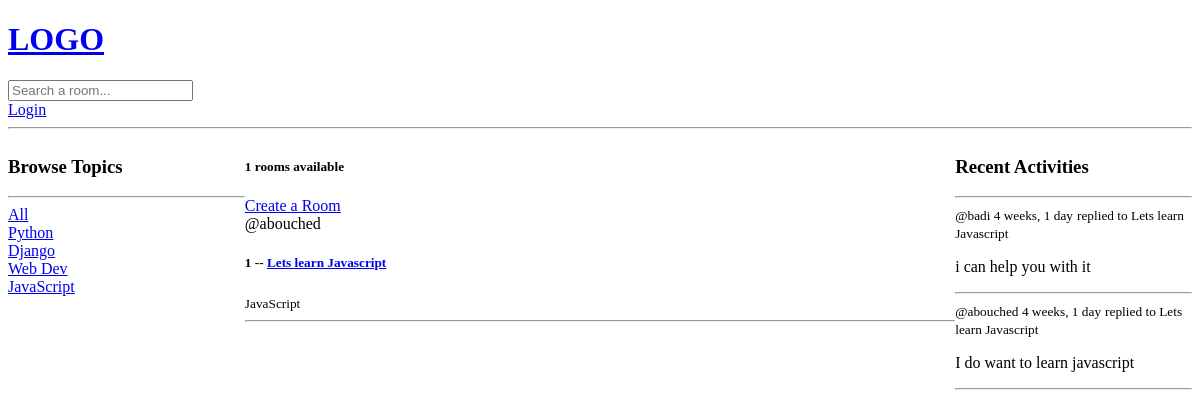
Before: /?q=JavaScript with the older database file.
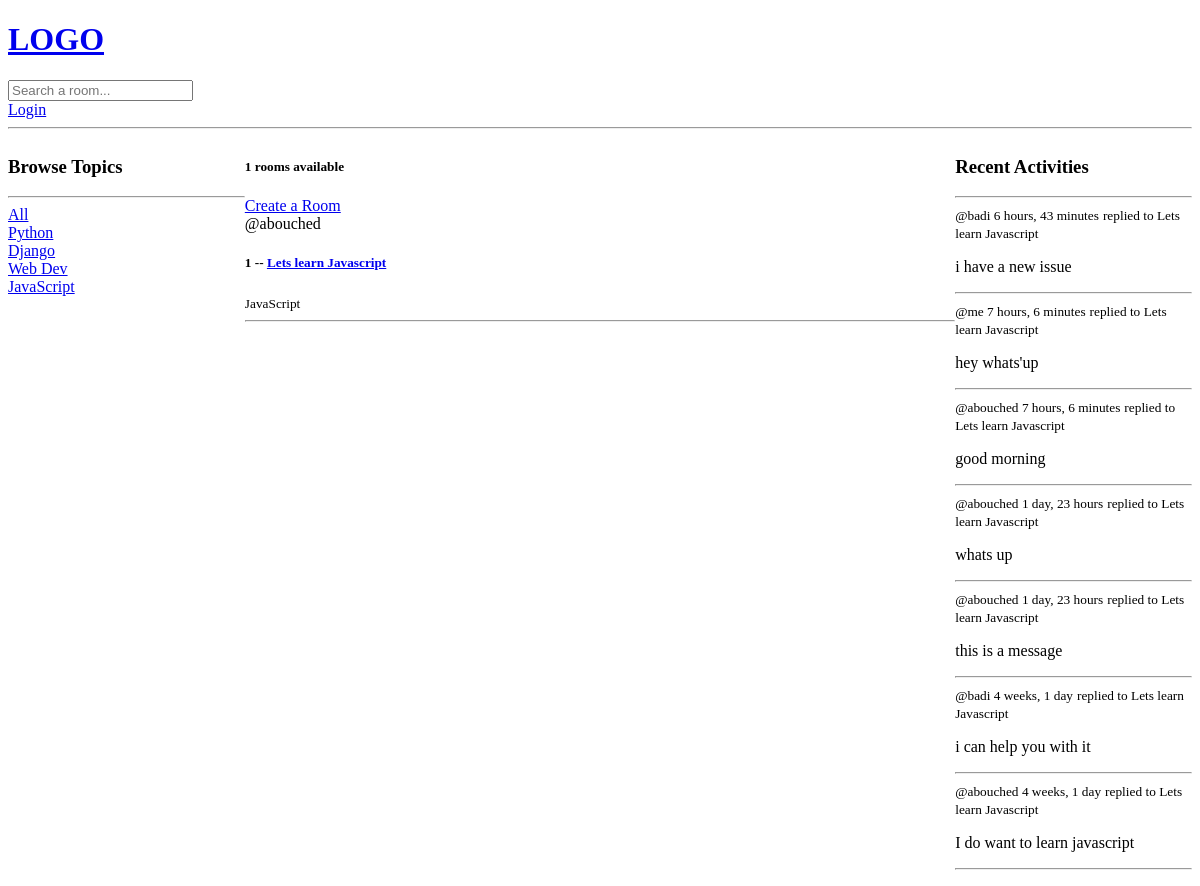
After: the same page with the newer database file.
### base/models.py (models this page shows, shortened)
class Topic(models.Model):
    name = models.CharField(max_length=200)

class Room(models.Model):
    host = models.ForeignKey(User, on_delete=models.SET_NULL, null=True)
    topic = models.ForeignKey(Topic, on_delete=models.SET_NULL, null=True)
    name = models.CharField(max_length=200)
    description = models.TextField(null=True, blank=True)
    participants = models.ManyToManyField(
        User, related_name='participants', blank=True)
    update = models.DateField(auto_now=True)  # Snapchot everytime i save
    created = models.DateField(auto_now_add=True)  # Snapchot once it is created
    class Meta:
        ordering = ['-update', '-created']
    def __str__(self):
        return self.name

class Message(models.Model):
    user = models.ForeignKey(User, on_delete=models.CASCADE)
    room = models.ForeignKey(Room, on_delete=models.CASCADE)
    body = models.TextField()
    updated = models.DateTimeField(auto_now=True)
    created = models.DateTimeField(auto_now_add=True)
    class Meta:
        ordering = ['-updated', '-created']
    def __str__(self):
        return self.body[0:50]

### base/views.py (the view)
# urls.py: path('', views.home, name="home"),
def home(request):
    q = request.GET.get('q') if request.GET.get('q') is not None else ''
    rooms = Room.objects.filter(Q(topic__name__icontains=q) |
                                Q(name__icontains=q) |
                                Q(description__contains=q))
    topics = Topic.objects.all()
    room_count = rooms.count()
    room_messages = Message.objects.filter(Q(room__topic__name__icontains=q))
    context = {'rooms': rooms, 'topics': topics, 'room_count': room_count,
               'room_messages': room_messages}
    return render(request, 'base/home.html', context)

### base/templates/base/home.html (shortened to what this page needs)
{% extends 'main.html' %}
{% block content %}
<div class="home-container">
    <div>
        <h3>Browse Topics</h3>
        <hr>
            <div>
                <a href="{% url 'home' %}">All</a>
            </div>
        {% for topic in topics %}
            <div>
                <a href="{% url 'home' %}?q={{ topic.name }}">{{ topic.name }}</a>
            </div>
        {% endfor %}
    </div>
    <div>
        <h5>{{ room_count }} rooms available</h5>
        <a href="{% url 'create-room'%}">Create a Room</a>
        <div>
            {% for room in rooms %}
                <div>
                    <span>@{{room.host.username}} </span>
                    <h5>{{room.id}} -- <a href="{% url 'room' room.id %}">{{room.name}}</a></h5>
                    <small>{{room.topic.name}}</small>
                    <hr>
                </div>
            {% endfor %}
        </div>
    </div>
    <div>
        <h3>Recent Activities</h3>
        <hr>
        {% for room_message in room_messages %}
            <div>
                <small>@{{ room_message.user }} {{ room_message.created | timesince }}</small>
                <small>replied to {{ room_message.room }}</small>
                <p>{{ room_message }}</p>
            <hr>
            </div>
        {% endfor %}
    </div>
</div>
{% endblock content %}

Changed rows visible on the page:
added Message: user "badi", created "6 hours, 43 minutes", room "Lets learn Javascript", body "i have a new issue"
added Message: user "me", created "7 hours, 6 minutes", room "Lets learn Javascript", body "hey whats'up"
added Message: user "abouched", created "7 hours, 6 minutes", room "Lets learn Javascript", body "good morning"
added Message: user "abouched", created "1 day, 23 hours", room "Lets learn Javascript", body "whats up"
added Message: user "abouched", created "1 day, 23 hours", room "Lets learn Javascript", body "this is a message"
